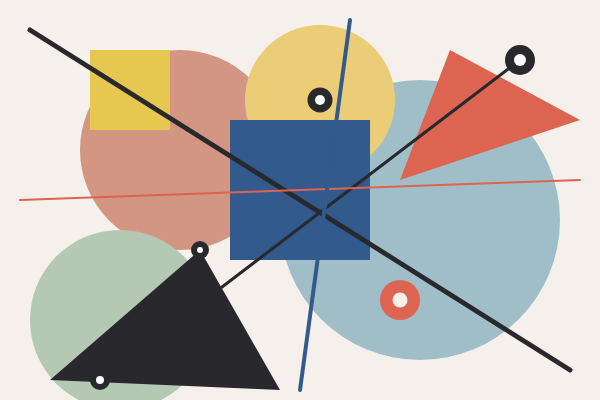
Frame 1 (no input)
Frame 60 (no input): identical to frame 1, image omitted
Frame 120 (the mouse pressed at the canvas centre since frame 60): identical to frame 1, image omitted

The p5.js sketch that drew this single still picture (run headless with seeded random() and noise() and a simulated clock; from frame 60 on, the mouse is pressed at the canvas centre):

// p5.js sketch
// ── sketch.js
function setup() {
  createCanvas(600, 400);
}

function draw() {
  // 0. 따뜻한 우주 배경 (도화지)
  background(245, 240, 235);

  noStroke();

  // 1. 거대한 행성들 (원형 활용)
  fill(210, 150, 130); ellipse(180, 150, 200, 200); // 붉은빛 행성
  fill(160, 190, 200); ellipse(420, 220, 280, 280); // 푸른빛 행성
  fill(235, 205, 120); ellipse(320, 100, 150, 150); // 노란빛 달
  fill(180, 200, 180); ellipse(120, 320, 180, 180); // 초록빛 별

  // 2. 미지의 우주선들 (삼각형 활용)
  fill(40, 40, 45); triangle(50, 380, 200, 250, 280, 390); // 비행체 1
  fill(220, 100, 80); triangle(450, 50, 580, 120, 400, 180); // 비행체 2

  // 3. 인공위성 및 정거장 (사각형 활용)
  rectMode(CENTER);
  fill(50, 90, 140); rect(300, 190, 140, 140); // 중심 우주 정거장
  fill(230, 200, 80); rect(130, 90, 80, 80);   // 소형 위성

  // 4. 행성 간의 궤도와 유성우 (선 활용)
  stroke(40, 40, 45);
  strokeWeight(5); line(30, 30, 570, 370); // 메인 궤도
  strokeWeight(3); line(100, 380, 520, 60);

  stroke(220, 100, 80);
  strokeWeight(2); line(20, 200, 580, 180);

  stroke(50, 90, 140);
  strokeWeight(4); line(350, 20, 300, 390);

  // 5. 우주 공간의 빛나는 조각들과 작은 별들 (작은 원 겹치기 패턴)
  noStroke();
  fill(40, 40, 45);
  ellipse(320, 100, 25, 25); ellipse(200, 250, 18, 18);
  ellipse(520, 60, 30, 30); ellipse(100, 380, 20, 20);

  // 안쪽에 밝은 색을 채워 반짝이는 효과
  fill(250, 250, 250);
  ellipse(320, 100, 10, 10); ellipse(200, 250, 6, 6);
  ellipse(520, 60, 12, 12); ellipse(100, 380, 8, 8);

  fill(220, 100, 80); ellipse(400, 300, 40, 40); // 붉은 혜성
  fill(245, 240, 235); ellipse(400, 300, 15, 15);
}

// ── style.css
* { margin: 0; padding: 0; box-sizing: border-box; }

html, body { width: 100%; height: 100%; background: #000; overflow: hidden; }

.stage {
  width: 600px;
  height: 400px;
  margin: 0 auto;
  display: flex;
  align-items: center;
  justify-content: center;
}

canvas { display: block; }
